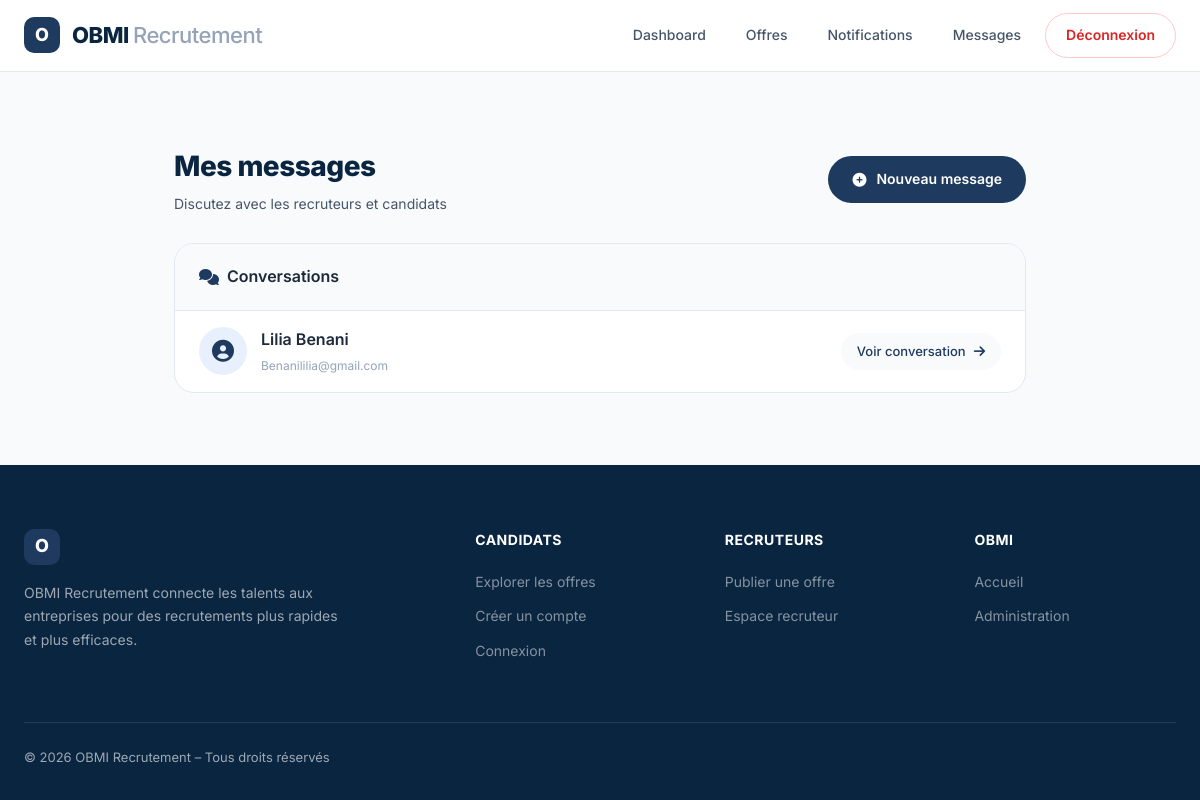
Page /messages/ (signed in) on the committed database.
### candidature/models.py (models this page shows, shortened)
class Utilisateur(AbstractUser):
    ROLE_CHOICES = [
        ('candidat', 'Candidat'),
        ('recruteur', 'Recruteur'),
        ('admin', 'Administrateur'),
    ]
    nom = models.CharField(max_length=100)
    prenom = models.CharField(max_length=100)
    email = models.EmailField(unique=True)
    motDePasse = models.CharField(max_length=128)
    dateCreation = models.DateTimeField(auto_now_add=True)
    statut = models.CharField(max_length=50, default='actif')
    role = models.CharField(max_length=20, choices=ROLE_CHOICES, default='candidat')
    photo = models.ImageField(upload_to='photos/', blank=True, null=True)

### candidature/views.py (the view)
# urls.py: path('messages/', views.messages_liste, name='messages_liste'),
@login_required
def messages_liste(request):
    conversations = {}
    messages_recus = Message.objects.filter(destinataire=request.user).order_by('-dateEnvoi')
    messages_envoyes = Message.objects.filter(expediteur=request.user).order_by('-dateEnvoi')
    for msg in messages_recus:
        if msg.expediteur.id not in conversations:
            conversations[msg.expediteur.id] = {
                'user': msg.expediteur,
                'unread': Message.objects.filter(expediteur=msg.expediteur, destinataire=request.user, lu=False).exists()
            }
    for msg in messages_envoyes:
        if msg.destinataire.id not in conversations:
            conversations[msg.destinataire.id] = {
                'user': msg.destinataire,
                'unread': False
            }
    return render(request, 'candidature/messages_liste.html', {
        'conversations': conversations.values(),
        'messages_recus': messages_recus[:5]
    })

### candidature/context_processors.py (called while the page is built)
def notifications_context(request):
    if request.user.is_authenticated:
        return {
            'unread_messages': Message.objects.filter(destinataire=request.user, lu=False).count(),
            'unread_notifications': Notification.objects.filter(utilisateur=request.user, lu=False).count(),
        }
    return {'unread_messages': 0, 'unread_notifications': 0}

### candidature/templates/candidature/messages_liste.html (shortened to what this page needs)
{% extends 'candidature/base.html' %}
{% block content %}
<div class="page-content">
    <div class="container-narrow">
        <div class="page-header">
            <div>
                <h1>Mes messages</h1>
                <p>Discutez avec les recruteurs et candidats</p>
            </div>
            <a href="{% url 'envoyer_message' %}" class="btn-new">
                <i class="fas fa-plus-circle"></i> Nouveau message
            </a>
        </div>
        <div class="conversations-card">
            <div class="section-title">
                <h3><i class="fas fa-comments"></i> Conversations</h3>
            </div>
            {% if conversations %}
                {% for conv in conversations %}
                <div class="conv-item">
                    <div class="conv-info">
                        <div class="conv-avatar"><i class="fas fa-user-circle"></i>{% if conv.unread %}<span class="unread-dot"></span>{% endif %}</div>
                        <div class="conv-details">
                            <div class="conv-name">{{ conv.user.prenom }} {{ conv.user.nom }}</div>
                            <div class="conv-email">{{ conv.user.email }}</div>
                        </div>
                    </div>
                    <a href="{% url 'conversation' conv.user.id %}" class="conv-link">
                        Voir conversation <i class="fas fa-arrow-right"></i>
                    </a>
                </div>
                {% endfor %}
            {% endif %}
        </div>
    </div>
</div>
{% endblock %}

### candidature/templates/candidature/base.html (style rules this page uses)
* { margin: 0; padding: 0; box-sizing: border-box; scroll-behavior: smooth; }
:root { --navy: #0A2540; --primary: #1E3A5F; --blue: #2C5F8A; --light-blue: #E8F0FE; --accent: #2563EB; --surface: #FFFFFF; --bg: #F8FAFC; --text: #1E293B; --text-secondary: #475569; --text-muted: #94A3B8; --border: #E2E8F0; --radius: 16px; --shadow: 0 1px 3px rgba(0,0,0,0.06), 0 1px 2px rgba(0,0,0,0.04); --shadow-lg: 0 10px 25px rgba(0,0,0,0.08); }
body { font-family: 'Inter', sans-serif; background: var(--bg); color: var(--text); line-height: 1.6; }
.container-narrow { max-width: 720px; }
a { color: var(--accent); text-decoration: none; }
.page-content { padding: 40px 0; }

### candidature/templates/candidature/messages_liste.html (style rules this page uses)
.container-narrow { max-width: 900px; margin: 0 auto; padding: 32px 24px; }
.page-header { display: flex; justify-content: space-between; align-items: center; flex-wrap: wrap; gap: 20px; margin-bottom: 28px; }
.page-header h1 { font-size: 28px; font-weight: 800; color: var(--navy); letter-spacing: -0.5px; }
.page-header p { color: var(--text-secondary); font-size: 14px; margin-top: 4px; }
.btn-new { background: var(--primary); color: white; padding: 12px 24px; border-radius: 40px; text-decoration: none; font-size: 14px; font-weight: 600; display: inline-flex; align-items: center; gap: 10px; transition: 0.2s; }
.conversations-card { background: var(--surface); border-radius: 20px; border: 1px solid var(--border); overflow: hidden; }
.section-title { padding: 20px 24px; background: var(--bg); border-bottom: 1px solid var(--border); }
.section-title h3 { font-size: 16px; font-weight: 600; color: var(--text); display: flex; align-items: center; gap: 8px; }
.section-title h3 i { color: var(--primary); }
.conv-item { display: flex; align-items: center; justify-content: space-between; padding: 16px 24px; border-bottom: 1px solid var(--border); transition: 0.2s; }
.conv-item:last-child { border-bottom: none; }
.conv-info { display: flex; align-items: center; gap: 14px; flex: 1; }
.conv-avatar { width: 48px; height: 48px; background: var(--light-blue); border-radius: 60px; display: flex; align-items: center; justify-content: center; flex-shrink: 0; position: relative; }
.conv-avatar i { font-size: 22px; color: var(--primary); }
.conv-details { flex: 1; }
.conv-name { font-weight: 600; color: var(--text); font-size: 16px; margin-bottom: 4px; }
.conv-email { font-size: 12px; color: var(--text-muted); }
.conv-link { background: var(--bg); padding: 8px 16px; border-radius: 30px; text-decoration: none; font-size: 13px; font-weight: 500; color: var(--primary); transition: 0.2s; display: inline-flex; align-items: center; gap: 8px; }

### rows in the picture
Utilisateur: user.prenom "Lilia", user.nom "Benani", user.email "Benanililia@gmail.com"
